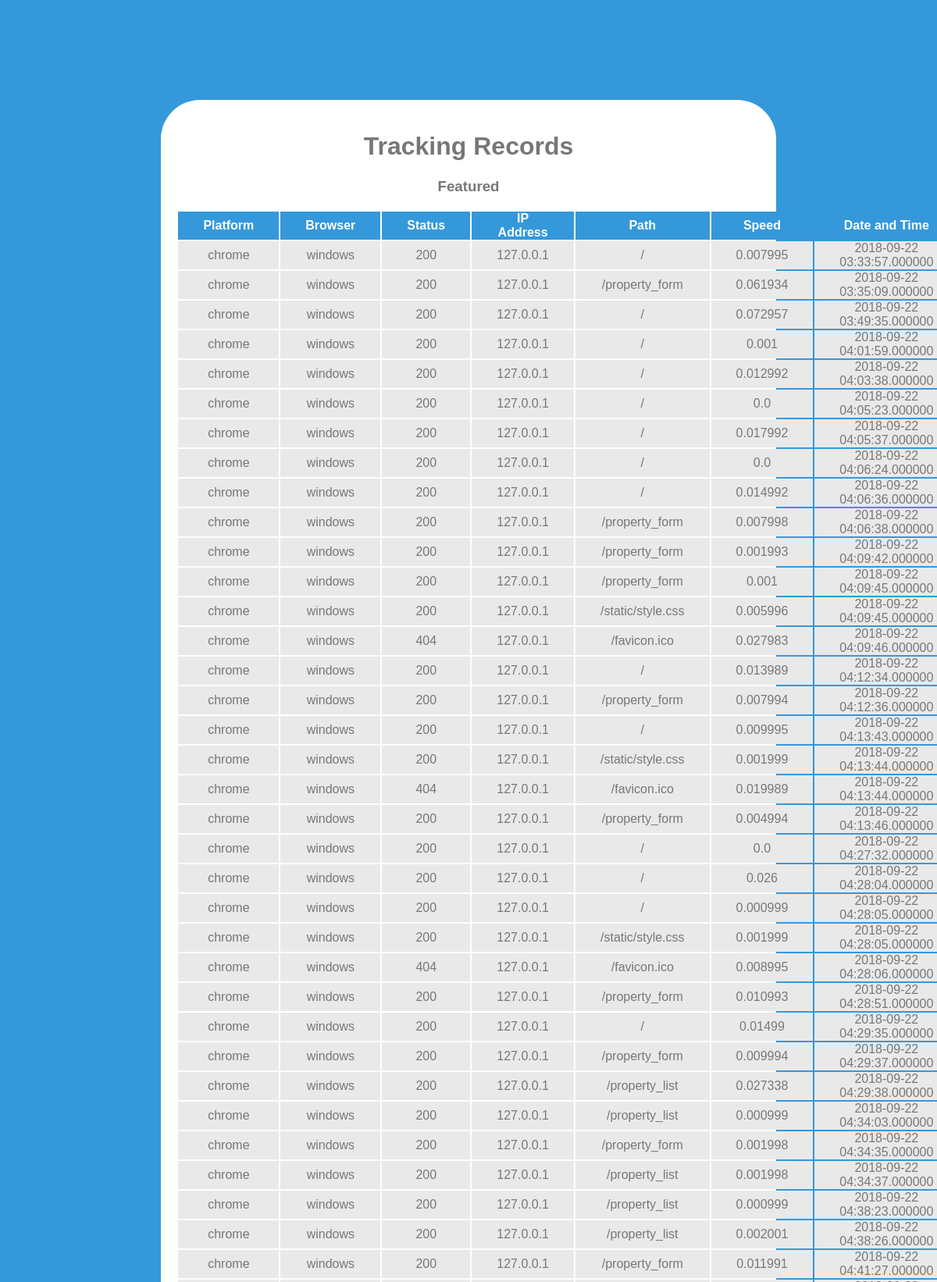
The page /tracking (upper part) on the database its author committed.
### tables this page shows
CREATE TABLE flask_usage (
	id INTEGER NOT NULL, 
	url VARCHAR(128), 
	ua_browser VARCHAR(16), 
	ua_language VARCHAR(16), 
	ua_platform VARCHAR(16), 
	ua_version VARCHAR(16), 
	blueprint VARCHAR(16), 
	view_args VARCHAR(64), 
	status INTEGER, 
	remote_addr VARCHAR(24), 
	xforwardedfor VARCHAR(24), 
	authorization BOOLEAN, 
	ip_info VARCHAR(1024), 
	path VARCHAR(32), 
	speed FLOAT, 
	datetime DATETIME, 
	username VARCHAR(128), 
	track_var VARCHAR(128), 
	PRIMARY KEY (id), 
	CHECK (authorization IN (0, 1))
);

### webApp.py (the view)
@app.route('/tracking', methods=['POST', 'GET'])
def tracking():
	connect_sql = sql.connect('ppt.db')
	connect_sql.row_factory = sql.Row
	cur = connect_sql.cursor()
	cur.execute("select * from flask_usage")
	data_quried = cur.fetchall();
	return render_template("tracking.html", data_quried = data_quried)

### templates/tracking.html (shortened to what this page needs)
<!DOCTYPE html>
<head>
	<link rel="stylesheet" href="static\style.css" type="text/css">
</head>
<form action="/tracking" method="POST">
	<div class="homepage">
		<div class="homepage-screen">
			<div class="app-title">
				<h1> Tracking Records </h1>
			</div>
			<div class="homepage-form">
				<div class="app-title">
					<h3> Featured </h3>
				</div>
				<div class="control-group">
					<table id="featuredList" align="center">
							<tr>
								<th onclick="sortTable(0,'featuredList')"> Platform </th>
								<th onclick="sortTable(1,'featuredList')"> Browser </th>
								<th onclick="sortTable(2,'featuredList')"> Status </th>
								<th onclick="sortTable(3,'featuredList')"> IP Address </th>
								<th onclick="sortTable(4,'featuredList')"> Path </th>
								<th onclick="sortTable(5,'featuredList')"> Speed </th>
								<th onclick="sortTable(6,'featuredList')"> Date and Time </th>
							</tr>
							{% for element in data_quried %}
							<tr>
							   <td> {{ element['ua_browser'] }} </td>
							   <td> {{ element['ua_platform'] }} </td>
							   <td> {{ element['status'] }} </td>
							   <td> {{ element['remote_addr'] }} </td>
							   <td> {{ element['path'] }} </td>
							   <td> {{ element['speed'] }} </td>
							   <td> {{ element['datetime'] }} </td>
							</tr>
							{% endfor %}
					  </table>
				</div>
		</div>
	</div>
</form>

### static/style.css (style rules this page uses)
* { box-sizing: border-box; }
.homepage { margin: 20px auto; width: 80%; }
.homepage-screen { background-color: #FFF; padding: 20px; border-radius: 50px }
.app-title { text-align: center; color: #777; }
.homepage-form { text-align: center; }
.control-group { margin-bottom: 10px; }
table { border: 1px; text-align: center; }
th { color: #FFF; padding: 0 2em; background-color: #3498DB; cursor: pointer; }
td { padding: 0 2em; color: #777; background-color: #e9e9e9; }
tr:nth-child(even) { background-color: #f2f2f2 }

### rows shown on the page
flask_usage: ua_browser "chrome", ua_platform "windows", status "200", remote_addr "127.0.0.1", path "/", speed "0.007995", datetime "2018-09-22 03:33:57.000000"
flask_usage: ua_browser "chrome", ua_platform "windows", status "200", remote_addr "127.0.0.1", path "/property_form", speed "0.061934", datetime "2018-09-22 03:35:09.000000"
flask_usage: ua_browser "chrome", ua_platform "windows", status "200", remote_addr "127.0.0.1", path "/", speed "0.072957", datetime "2018-09-22 03:49:35.000000"
flask_usage: ua_browser "chrome", ua_platform "windows", status "200", remote_addr "127.0.0.1", path "/", speed "0.001", datetime "2018-09-22 04:01:59.000000"
flask_usage: ua_browser "chrome", ua_platform "windows", status "200", remote_addr "127.0.0.1", path "/", speed "0.012992", datetime "2018-09-22 04:03:38.000000"
flask_usage: ua_browser "chrome", ua_platform "windows", status "200", remote_addr "127.0.0.1", path "/", speed "0.0", datetime "2018-09-22 04:05:23.000000"
flask_usage: ua_browser "chrome", ua_platform "windows", status "200", remote_addr "127.0.0.1", path "/", speed "0.017992", datetime "2018-09-22 04:05:37.000000"
flask_usage: ua_browser "chrome", ua_platform "windows", status "200", remote_addr "127.0.0.1", path "/", speed "0.0", datetime "2018-09-22 04:06:24.000000"
flask_usage: ua_browser "chrome", ua_platform "windows", status "200", remote_addr "127.0.0.1", path "/", speed "0.014992", datetime "2018-09-22 04:06:36.000000"
flask_usage: ua_browser "chrome", ua_platform "windows", status "200", remote_addr "127.0.0.1", path "/property_form", speed "0.007998", datetime "2018-09-22 04:06:38.000000"
flask_usage: ua_browser "chrome", ua_platform "windows", status "200", remote_addr "127.0.0.1", path "/property_form", speed "0.001993", datetime "2018-09-22 04:09:42.000000"
flask_usage: ua_browser "chrome", ua_platform "windows", status "200", remote_addr "127.0.0.1", path "/property_form", speed "0.001", datetime "2018-09-22 04:09:45.000000"
flask_usage: ua_browser "chrome", ua_platform "windows", status "200", remote_addr "127.0.0.1", path "/static/style.css", speed "0.005996", datetime "2018-09-22 04:09:45.000000"
flask_usage: ua_browser "chrome", ua_platform "windows", status "404", remote_addr "127.0.0.1", path "/favicon.ico", speed "0.027983", datetime "2018-09-22 04:09:46.000000"
flask_usage: ua_browser "chrome", ua_platform "windows", status "200", remote_addr "127.0.0.1", path "/", speed "0.013989", datetime "2018-09-22 04:12:34.000000"
flask_usage: ua_browser "chrome", ua_platform "windows", status "200", remote_addr "127.0.0.1", path "/property_form", speed "0.007994", datetime "2018-09-22 04:12:36.000000"
flask_usage: ua_browser "chrome", ua_platform "windows", status "200", remote_addr "127.0.0.1", path "/", speed "0.009995", datetime "2018-09-22 04:13:43.000000"
flask_usage: ua_browser "chrome", ua_platform "windows", status "200", remote_addr "127.0.0.1", path "/static/style.css", speed "0.001999", datetime "2018-09-22 04:13:44.000000"
flask_usage: ua_browser "chrome", ua_platform "windows", status "404", remote_addr "127.0.0.1", path "/favicon.ico", speed "0.019989", datetime "2018-09-22 04:13:44.000000"
flask_usage: ua_browser "chrome", ua_platform "windows", status "200", remote_addr "127.0.0.1", path "/property_form", speed "0.004994", datetime "2018-09-22 04:13:46.000000"
flask_usage: ua_browser "chrome", ua_platform "windows", status "200", remote_addr "127.0.0.1", path "/", speed "0.0", datetime "2018-09-22 04:27:32.000000"
flask_usage: ua_browser "chrome", ua_platform "windows", status "200", remote_addr "127.0.0.1", path "/", speed "0.026", datetime "2018-09-22 04:28:04.000000"
flask_usage: ua_browser "chrome", ua_platform "windows", status "200", remote_addr "127.0.0.1", path "/", speed "0.000999", datetime "2018-09-22 04:28:05.000000"
flask_usage: ua_browser "chrome", ua_platform "windows", status "200", remote_addr "127.0.0.1", path "/static/style.css", speed "0.001999", datetime "2018-09-22 04:28:05.000000"
flask_usage: ua_browser "chrome", ua_platform "windows", status "404", remote_addr "127.0.0.1", path "/favicon.ico", speed "0.008995", datetime "2018-09-22 04:28:06.000000"
flask_usage: ua_browser "chrome", ua_platform "windows", status "200", remote_addr "127.0.0.1", path "/property_form", speed "0.010993", datetime "2018-09-22 04:28:51.000000"
flask_usage: ua_browser "chrome", ua_platform "windows", status "200", remote_addr "127.0.0.1", path "/", speed "0.01499", datetime "2018-09-22 04:29:35.000000"
flask_usage: ua_browser "chrome", ua_platform "windows", status "200", remote_addr "127.0.0.1", path "/property_form", speed "0.009994", datetime "2018-09-22 04:29:37.000000"
flask_usage: ua_browser "chrome", ua_platform "windows", status "200", remote_addr "127.0.0.1", path "/property_list", speed "0.027338", datetime "2018-09-22 04:29:38.000000"
flask_usage: ua_browser "chrome", ua_platform "windows", status "200", remote_addr "127.0.0.1", path "/property_list", speed "0.000999", datetime "2018-09-22 04:34:03.000000"
flask_usage: ua_browser "chrome", ua_platform "windows", status "200", remote_addr "127.0.0.1", path "/property_form", speed "0.001998", datetime "2018-09-22 04:34:35.000000"
flask_usage: ua_browser "chrome", ua_platform "windows", status "200", remote_addr "127.0.0.1", path "/property_list", speed "0.001998", datetime "2018-09-22 04:34:37.000000"
flask_usage: ua_browser "chrome", ua_platform "windows", status "200", remote_addr "127.0.0.1", path "/property_list", speed "0.000999", datetime "2018-09-22 04:38:23.000000"
flask_usage: ua_browser "chrome", ua_platform "windows", status "200", remote_addr "127.0.0.1", path "/property_list", speed "0.002001", datetime "2018-09-22 04:38:26.000000"
flask_usage: ua_browser "chrome", ua_platform "windows", status "200", remote_addr "127.0.0.1", path "/property_form", speed "0.011991", datetime "2018-09-22 04:41:27.000000"
